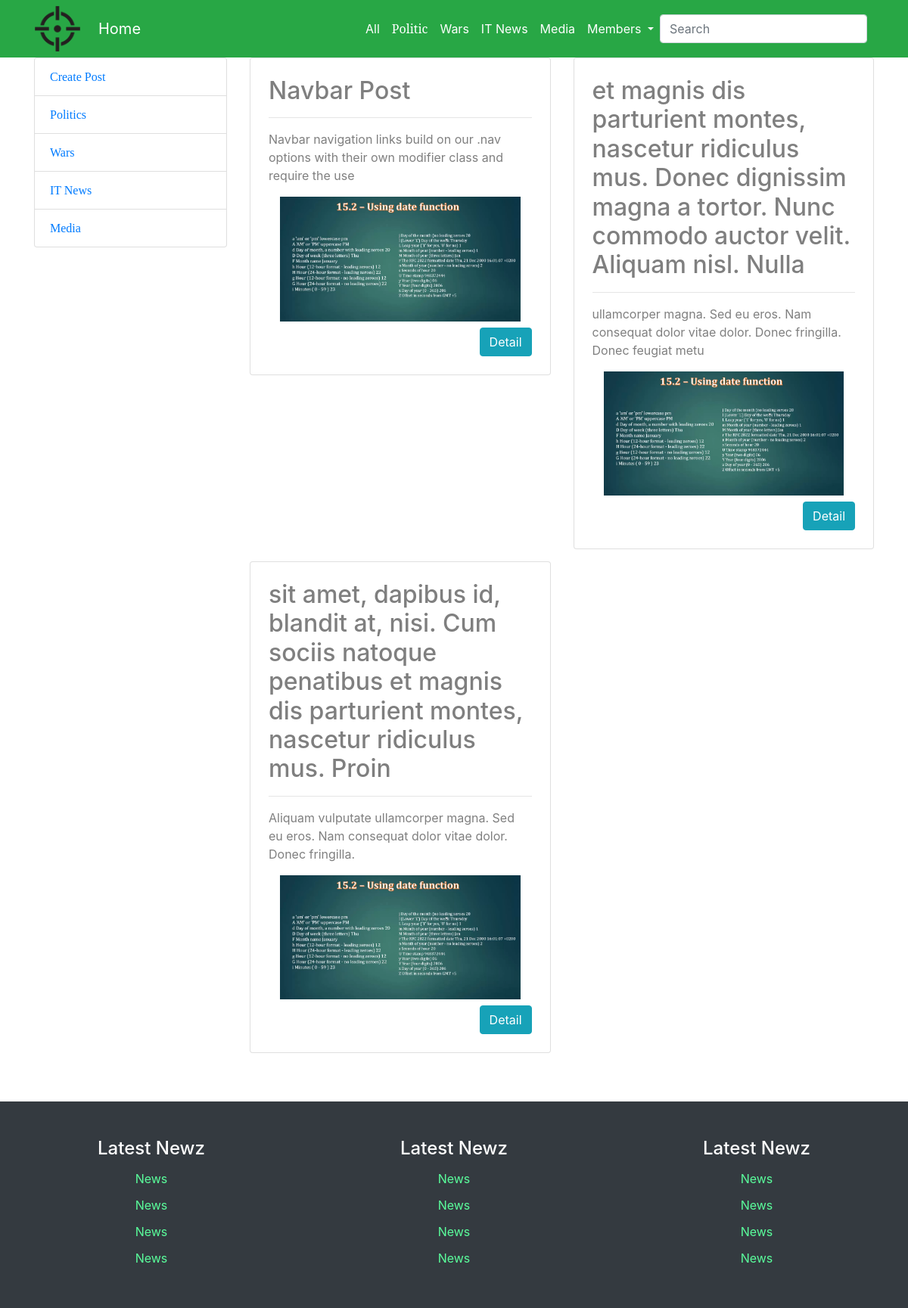
Page /filterpost.php?sid=3 on the committed database.
### tables this page shows
CREATE TABLE `post` (
  `id` int(11) NOT NULL,
  `title` varchar(225) NOT NULL,
  `type` int(5) NOT NULL,
  `subject` int(5) NOT NULL,
  `writer` varchar(225) NOT NULL,
  `content` text NOT NULL,
  `imglink` varchar(225) NOT NULL,
  `created_at` varchar(225) NOT NULL
);

### sysgem/mysession.php (called while the page is built, shortened)
<?php
function checkSession($key){
    return isset($_SESSION[$key]);
}

### sysgem/postgen.php (called while the page is built, shortened)
<?php
function filterPost($sub,$type){
    $d=dbConnect();
    if($type==1)
        $qry="SELECT * FROM post WHERE subject='$sub' AND type='$type'";
    else
        $qry="SELECT * FROM post WHERE subject='$sub'";
    return $qty=mysqli_query($d,$qry);
}

### filterpost.php (the view, shortened to what this page needs)
<?php
include_once ("sysgem/mysession.php");
include_once ("views/top.php");
include_once ("views/nav.php");
include_once ("sysgem/postgen.php");
?>
<div class="container">
    <div class="row">
        <?php include_once ("views/sidebar.php");?>
        <section class="col-md-9 text-black-50">
            <div class="row">
                <?php
                if(checkSession('username')){
                    $qty=filterPost($_GET['sid'],2);
                }
                else{
                    $qty=filterPost($_GET['sid'],1);
                }
                foreach ($qty as $q) {
                    $pid = $q['id'];
                    echo "
                <div class='col-md-6'>
                    <div class='card p-4 mb-3'>
                        <div class='card-block'>
                            <h2>" . $q['title'] . "</h2>
                            <hr>
                            <p>" . substr($q['content'], 0, 100) . "</p>
                            <img src='asset/upload/" . $q['imglink'] . "' alt='no imgae' class='container-fluid pb-2'>
                           <a class='btn btn-info float-right text-white' href='postdetail.php?pid=$pid'>Detail</a>
                        </div>
                    </div>
                </div>
                ";
                }
                ?>
            </div>
        </section>
    </div>
</div>
<?php
include_once ("views/footer.php");
include_once ("views/bottom.php");
?>

### views/top.php (shortened to what this page needs)
<!doctype html>
<html lang="en">
<head>
    <link rel="stylesheet" href="asset/css/custom.css">
    <link rel="stylesheet" href="https://stackpath.bootstrapcdn.com/bootstrap/4.3.1/css/bootstrap.min.css">
</head>

### views/nav.php (shortened to what this page needs)
<?php
include_once "sysgem/mysession.php";
?>
<div class="container-fluid bg-success">
    <nav class="container navbar navbar-expand-md navbar-light bg-success sticky-top">
        <img src="views/shot.png" alt="" class="thumb img-responsive mr-4">
        <a class="navbar-brand text-white" href="index.php">Home</a>
        <div class="collapse navbar-collapse" id="navbarSupportedContent">
            <ul class="navbar-nav ml-auto">
                <li class="nav-item">
                    <a class="nav-link text-white" href="index.php">All</a>
                </li>
                <li class="nav-item">
                    <a class="nav-link text-white english" href="filterpost.php?sid=1">Politic</a>
                </li>
                <li class="nav-item">
                    <a class="nav-link text-white" href="filterpost.php?sid=2">Wars</a>
                </li>
                <li class="nav-item">
                    <a class="nav-link text-white" href="filterpost.php?sid=3">IT News</a>
                </li>
                <li class="nav-item">
                    <a class="nav-link text-white" href="filterpost.php?sid=4">Media</a>
                </li>
                <li class="nav-item dropdown">
                    <a class="nav-link dropdown-toggle text-white" href="#" id="navbarDropdown" role="button" data-toggle="dropdown" aria-haspopup="true" aria-expanded="false">
  <?php
  if(checkSession("username"))
      echo getSession("username");
  else
      echo "Members";
  ?>
                    </a>
                </li>
            </ul>
            <form class="form-inline my-2 my-lg-0" method="post" action="search.php">
                <input class="form-control mr-sm-2" type="search" placeholder="Search" aria-label="Search" name="search" href="search.php">
            </form>
        </div>
    </nav>
</div>

### views/sidebar.php (shortened to what this page needs)
<aside class="col-md-3">
    <ul class="list-group mylistgp">
        <li class="list-group-item"><a href="admin.php">Create Post</a></li>
        <li class="list-group-item"><a href="filterpost.php?sid=1">Politics</a></li>
        <li class="list-group-item"><a href="filterpost.php?sid=2">Wars</a></li>
        <li class="list-group-item"><a href="filterpost.php?sid=3">IT News</a></li>
        <li class="list-group-item"><a href="filterpost.php?sid=4">Media</a></li>
    </ul>
</aside>

### views/footer.php (shortened to what this page needs)
<div class="container-fluid bg-dark py-5 mt-5">
   <div class="row">
       <div class="col-md-4 myfooter">
           <h4 class="text-white text-center">Latest Newz</h4>
           <a href="">News</a>
           <a href="">News</a>
           <a href="">News</a>
           <a href="">News</a>
       </div>
       <div class="col-md-4 myfooter">
           <h4 class="text-white text-center">Latest Newz</h4>
           <a href="">News</a>
           <a href="">News</a>
           <a href="">News</a>
           <a href="">News</a>
       </div>
       <div class="col-md-4 myfooter">
           <h4 class="text-white text-center">Latest Newz</h4>
           <a href="">News</a>
           <a href="">News</a>
           <a href="">News</a>
           <a href="">News</a>
       </div>
   </div>
</div>

### views/bottom.php (shortened to what this page needs)
<body>
</body>
</html>

### asset/css/custom.css (style rules this page uses)
.english { font-family: "Serif"; }
.thumb { width:60px; height: available; }

### views/sidebar.php (style rules this page uses)
.mylistgp>.list-group-item { border-radius: ; }
.mylistgp>.list-group-item>a { font-family: Cambria; }

### views/footer.php (style rules this page uses)
.myfooter>a { display: block; text-align: center; line-height: 35px; color: #5aff9c; }

### rows in the picture
post: title "Navbar Post", content "Navbar navigation links build on our .nav options with their own modifier class and require the use", imglink (picture)
post: title "et magnis dis parturient montes, nascetur ridiculus mus. Donec dignissim magna a tortor. Nunc commodo auctor velit. Aliquam nisl. Nulla", content "ullamcorper magna. Sed eu eros. Nam consequat dolor vitae dolor. Donec fringilla. Donec feugiat metu", imglink (picture)
post: title "sit amet, dapibus id, blandit at, nisi. Cum sociis natoque penatibus et magnis dis parturient montes, nascetur ridiculus mus. Proin", content "Aliquam vulputate ullamcorper magna. Sed eu eros. Nam consequat dolor vitae dolor. Donec fringilla.", imglink (picture)
